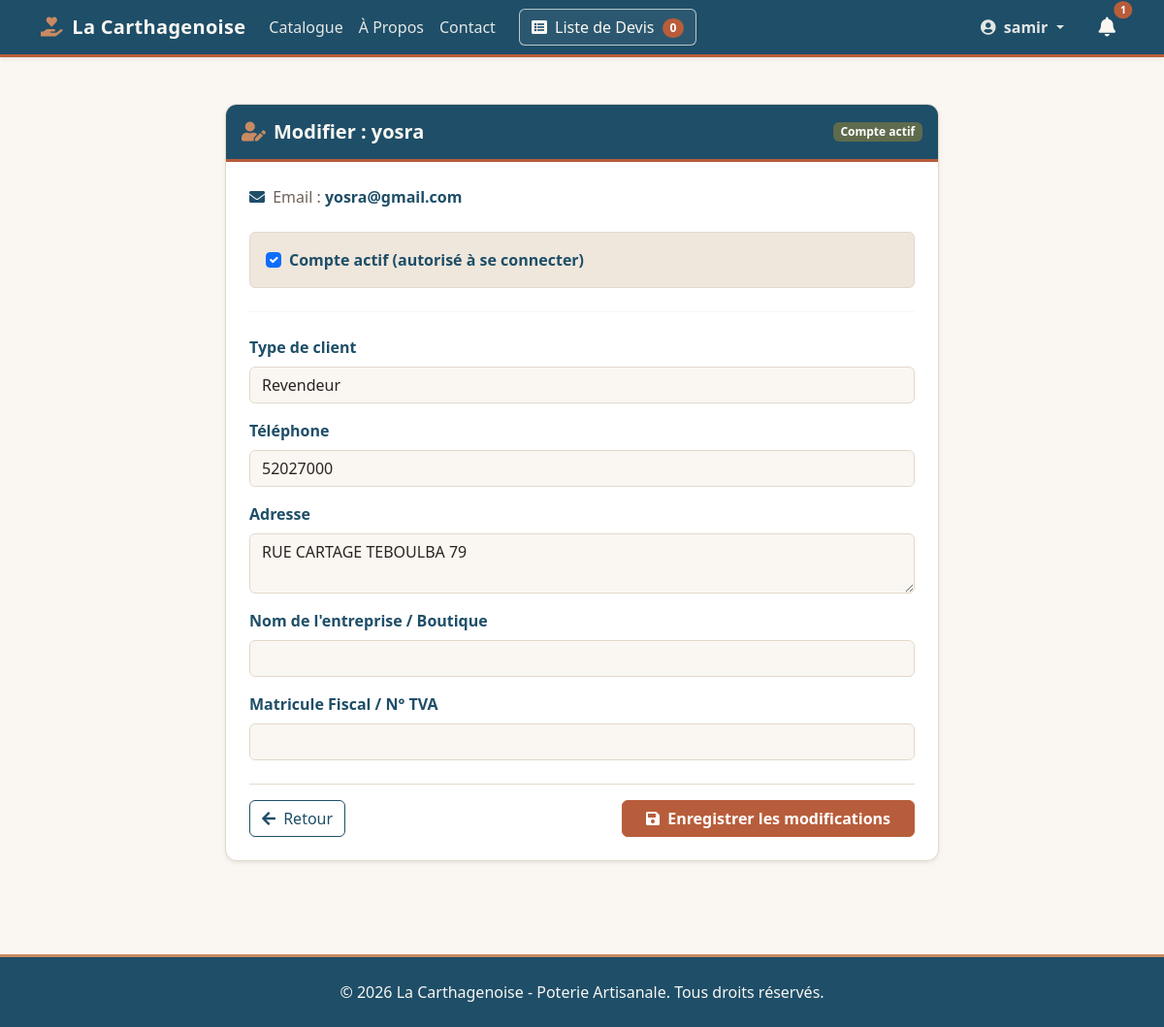
Page /utilisateur/administration/utilisateurs/2/modifier/ (signed in) on the committed database.
### utilisateur/models.py (models this page shows, shortened)
class ProfilUtilisateur(models.Model):
    TYPE_CLIENT_CHOICES = [
        ('particulier', 'Particulier'),
        ('revendeur', 'Revendeur'),
        ('artisan', 'Artisan / Partenaire'),
    ]
    user = models.OneToOneField(
        User, on_delete=models.CASCADE, related_name='profil'
    )
    type_client = models.CharField(
        max_length=20,
        choices=TYPE_CLIENT_CHOICES,
        default='particulier',
        verbose_name="Type de client"
    )
    telephone = models.CharField(
        max_length=20, blank=True, null=True, verbose_name="Téléphone"
    )
    adresse = models.TextField(blank=True, null=True, verbose_name="Adresse")
    nom_entreprise = models.CharField(
        max_length=150, blank=True, null=True, verbose_name="Nom de l'entreprise / Boutique"
    )
    matricule_fiscal = models.CharField(
        max_length=50, blank=True, null=True, verbose_name="Matricule Fiscal / N° TVA"
    )

### utilisateur/views.py (the view)
# urls.py: path('administration/utilisateurs/<int:user_id>/modifier/', views.modifier_utilisateur_admin, name='modifier_utilisateur_admin'),
@staff_member_required(login_url='utilisateur:login')
def modifier_utilisateur_admin(request, user_id):
    user_cible = get_object_or_404(User, id=user_id)
    profil = user_cible.profil
    if request.method == 'POST':
        form = AdminProfilForm(request.POST, instance=profil)
        if form.is_valid():
            form.save()
            user_cible.is_active = 'is_active' in request.POST
            user_cible.save()
            messages.success(
                request, f"Le profil de {user_cible.username} a été mis à jour.")
            return redirect('utilisateur:admin_utilisateurs')
    else:
        form = AdminProfilForm(instance=profil)
    context = {
        'form': form,
        'user_cible': user_cible,
    }
    return render(request, 'utilisateur/form_utilisateur_admin.html', context)

### utilisateur/forms.py
class AdminProfilForm(forms.ModelForm):
    class Meta:
        model = ProfilUtilisateur
        fields = ['type_client', 'telephone', 'adresse',
                  'nom_entreprise', 'matricule_fiscal']
        widgets = {
            'adresse': forms.Textarea(attrs={'rows': 2}),
        }
    def __init__(self, *args, **kwargs):
        super().__init__(*args, **kwargs)
        for field in self.fields.values():
            field.widget.attrs['class'] = 'form-control'

### devis/templatetags/devis_extras.py (called while the page is built)
@register.simple_tag(takes_context=True)
def devis_count(context):
    request = context['request']
    devis_panier = request.session.get(DEVIS_SESSION_KEY)
    if devis_panier:
        return len(devis_panier)
    return 0

### pages/context_processors.py (called while the page is built)
def _est_admin(user):
    return bool(
        user.is_authenticated and (user.is_staff or user.is_superuser)
    )

def _queryset_messages_pour_utilisateur(user):
    if _est_admin(user):
        return MessageContact.objects.all()
    email_user = (user.email or '').strip()
    filtre = Q(email__iexact=email_user) if email_user else Q(pk__in=[])
    if _a_champ_utilisateur():
        filtre = Q(utilisateur=user) | filtre
    return MessageContact.objects.filter(filtre)

def messages_contact_context(request):
    nb_messages_non_lus = 0
    if request.user.is_authenticated:
        qs_utilisateur = _queryset_messages_pour_utilisateur(request.user)
        if _est_admin(request.user):
            nb_messages_non_lus = qs_utilisateur.filter(lu=False).count()
        else:
            nb_messages_non_lus = qs_utilisateur.filter(
                repondu=True,
                lu=False,
            ).count()
    return {
        'nb_messages_non_lus': nb_messages_non_lus,
    }

### utilisateur/templates/utilisateur/form_utilisateur_admin.html (shortened to what this page needs)
{% extends 'base.html' %}
{% block content %}
<div class="row justify-content-center my-4">
    <div class="col-md-8">
        <div class="card card-poterie shadow-sm">
            <div class="card-header card-header-poterie d-flex flex-wrap justify-content-between align-items-center gap-2 py-3">
                <h2 class="h5 fw-bold mb-0">
                    <i class="fas fa-user-edit me-2" style="color: var(--poterie-argile);"></i>Modifier : {{ user_cible.username }}
                </h2>
                {% if user_cible.is_active %}
                    <span class="badge badge-olive">Compte actif</span>
                {% else %}
                    <span class="badge bg-danger">Compte inactif</span>
                {% endif %}
            </div>
            <div class="card-body p-4">
                <p class="text-poterie-muted mb-4">
                    <i class="fas fa-envelope me-1" style="color: var(--poterie-bleu);"></i>
                    Email : <strong class="titre-poterie">{{ user_cible.email }}</strong>
                </p>
                <form method="post" novalidate>
                    <div class="p-3 rounded mb-3" style="background-color: var(--poterie-sable); border: 1px solid var(--poterie-bordure);">
                        <div class="form-check mb-0">
                            <input type="checkbox" name="is_active" class="form-check-input" id="is_active" {% if user_cible.is_active %}checked{% endif %}>
                            <label class="form-check-label fw-bold titre-poterie" for="is_active">
                                Compte actif (autorisé à se connecter)
                            </label>
                        </div>
                    </div>
                    <hr class="my-4" style="border: 0; border-top: 1px solid var(--poterie-bordure);">
                    {% for field in form %}
                        <div class="mb-3">
                            <label for="{{ field.id_for_label }}" class="form-label fw-bold titre-poterie">
                                {{ field.label }}
                            </label>
                            {{ field }}
                        </div>
                    {% endfor %}
                    <div class="d-flex flex-wrap justify-content-between align-items-center gap-2 mt-4 pt-3" style="border-top: 1px solid var(--poterie-bordure);">
                        <a href="{% url 'utilisateur:admin_utilisateurs' %}" class="btn btn-outline-bleu">
                            <i class="fas fa-arrow-left me-1"></i> Retour
                        </a>
                        <button type="submit" class="btn btn-poterie fw-semibold px-4">
                            <i class="fas fa-save me-1"></i> Enregistrer les modifications
                        </button>
                    </div>
                </form>
            </div>
        </div>
    </div>
</div>
{% endblock %}

### templates/includes/navbar.html (shortened to what this page needs)
{% load devis_extras %}
<header>
  <nav class="navbar navbar-expand-lg navbar-dark navbar-poterie shadow-sm" style="background-color: #1E4E68; border-bottom: 3px solid #B85D3B;">
    <div class="container">
      <a class="navbar-brand text-white fw-bold" href="{% url 'catalogue:liste_produits' %}" style="color: #FAF7F2 !important;">
        <i class="fas fa-hand-holding-heart me-1" style="color: #C98A63;"></i> La Carthagenoise
      </a>
      <div class="d-flex align-items-center gap-2 order-lg-2 ms-auto ms-lg-3">
        {% if user.is_authenticated %}
          <a
            href="{% url 'pages:liste_messages_contact' %}"
            class="nav-link position-relative d-inline-flex align-items-center p-2"
            title="{% if user.is_staff %}Messages non lus{% else %}Réponses non lues{% endif %}"
            aria-label="{% if user.is_staff %}Messages non lus{% else %}Réponses non lues{% endif %}"
          >
            <i class="fas fa-bell fs-5" style="color: #FAF7F2;"></i>
            {% if nb_messages_non_lus > 0 %}
              <span
                class="position-absolute top-0 start-100 translate-middle badge rounded-pill badge-terracotta"
                style="font-size: 0.65rem;"
              >
                {{ nb_messages_non_lus }}
              </span>
            {% endif %}
          </a>
        {% endif %}
      </div>
      <div class="collapse navbar-collapse order-lg-1" id="navbarNav">
        <ul class="navbar-nav mb-2 mb-lg-0">
          <li class="nav-item">
            <a class="nav-link" href="{% url 'catalogue:liste_produits' %}">Catalogue</a>
          </li>
          <li class="nav-item">
            <a class="nav-link" href="{% url 'pages:a_propos' %}">À Propos</a>
          </li>
          <li class="nav-item">
            <a class="nav-link" href="{% url 'pages:contact' %}">Contact</a>
          </li>
        </ul>
        <div class="d-flex align-items-center my-2 my-lg-0 ms-lg-3">
          <a href="{% url 'devis:view_devis' %}" class="btn btn-devis-poterie text-nowrap" style="color: #FAF7F2 !important; border-color: rgba(250, 247, 242, 0.7);">
            <i class="fas fa-list-alt me-1"></i> Liste de Devis
            <span class="badge rounded-pill badge-terracotta ms-1">{% devis_count %}</span>
          </a>
        </div>
        <div class="d-flex align-items-center flex-wrap gap-2 ms-lg-auto">
          <ul class="navbar-nav align-items-lg-center">
            {% if user.is_authenticated %}
              <li class="nav-item dropdown">
                <button class="btn btn-user-poterie dropdown-toggle fw-bold border-0 bg-transparent text-nowrap" type="button" id="userDropdown" data-bs-toggle="dropdown" aria-expanded="false">
                  <i class="fas fa-user-circle me-1"></i> {{ user.get_full_name|default:user.username }}
                </button>
              </li>
            {% endif %}
          </ul>
        </div>
      </div>
    </div>
  </nav>
</header>

### static/css/poterie.css (style rules this page uses)
:root { --poterie-terracotta: #B85D3B; --poterie-terracotta-dark: #94462A; --poterie-argile: #C98A63; --poterie-sable: #EFE7DC; --poterie-creme: #FAF7F2; --poterie-bleu: #1E4E68; --poterie-bleu-clair: #E3EFF5; --poterie-olive: #5E6B4C; --poterie-texte: #2B2420; --poterie-texte-muted: #6E6259; --poterie-bordure: #E2D8CA; --poterie-blanc: #FFFFFF; --bs-body-bg: var(--poterie-creme); --bs-body-color: var(--poterie-texte); --bs-border-color: var(--poterie-bordure); --bs-primary: var(--poterie-terracotta); --bs-primary-rgb: 184, 93, 59; --bs-link-color: var(--poterie-bleu); --bs-link-hover-color: var(--poterie-terracotta-dark); }
body { background-color: var(--poterie-creme); color: var(--poterie-texte); }
.card, .carte-poterie { background-color: var(--poterie-blanc); border-color: var(--poterie-bordure); }
.btn-primary, .btn-poterie { --bs-btn-bg: var(--poterie-terracotta); --bs-btn-border-color: var(--poterie-terracotta); --bs-btn-hover-bg: var(--poterie-terracotta-dark); --bs-btn-hover-border-color: var(--poterie-terracotta-dark); --bs-btn-active-bg: var(--poterie-terracotta-dark); --bs-btn-active-border-color: var(--poterie-terracotta-dark); --bs-btn-color: var(--poterie-blanc); --bs-btn-hover-color: var(--poterie-blanc); --bs-btn-active-color: var(--poterie-blanc); }
.text-poterie-muted { color: var(--poterie-texte-muted); }
.navbar.navbar-poterie { background-color: var(--poterie-bleu) !important; --bs-navbar-color: rgba(250, 247, 242, 0.92); --bs-navbar-hover-color: var(--poterie-argile); --bs-navbar-brand-color: var(--poterie-creme); --bs-navbar-brand-hover-color: var(--poterie-creme); border-bottom: 3px solid var(--poterie-terracotta); }
.navbar.navbar-poterie .navbar-brand, .navbar.navbar-poterie .navbar-brand:hover, .navbar.navbar-poterie .navbar-brand:focus { color: var(--poterie-creme) !important; font-weight: 700; letter-spacing: 0.3px; }
.navbar.navbar-poterie .nav-link, .navbar.navbar-poterie .btn-user-poterie { color: rgba(250, 247, 242, 0.9) !important; font-weight: 500; transition: color 0.2s ease, background-color 0.2s ease, border-color 0.2s ease; }
.navbar.navbar-poterie .btn-devis-poterie, .navbar.navbar-poterie .btn-devis-poterie:visited { color: var(--poterie-creme) !important; border: 1px solid rgba(250, 247, 242, 0.7) !important; background-color: rgba(250, 247, 242, 0.06) !important; font-weight: 500; transition: all 0.2s ease; }
.badge-terracotta { background-color: var(--poterie-terracotta); color: var(--poterie-blanc); }
.titre-poterie { color: var(--poterie-bleu); }
.card-poterie { background-color: var(--poterie-blanc); border: 1px solid var(--poterie-bordure) !important; border-radius: 0.75rem; overflow: hidden; }
.card-header-poterie { background-color: var(--poterie-bleu) !important; color: var(--poterie-creme) !important; border-bottom: 3px solid var(--poterie-terracotta); }
.btn-outline-bleu { color: var(--poterie-bleu); border-color: var(--poterie-bleu); background-color: transparent; }
.badge-olive { background-color: var(--poterie-olive); color: var(--poterie-blanc); }

### rows in the picture
ProfilUtilisateur: form "Revendeur" "52027000" "RUE CARTAGE TEBOULBA 79"

### other values in the picture
{{ nb_messages_non_lus }} "1"
{{ user.get_full_name|default:user.username }} "samir"
{{ user_cible.username }} "yosra"
{{ user_cible.email }} "yosra@gmail.com"
{{ field.label }} "Type de client" "Téléphone" "Adresse" "Nom de l'entreprise / Boutique" "Matricule Fiscal / N° TVA"
